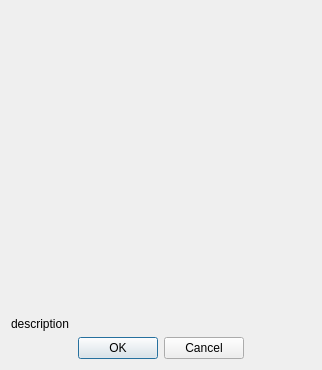
<?xml version="1.0" encoding="UTF-8"?>
<ui version="4.0">
 <class>qrOnlyDialog</class>
 <widget class="QDialog" name="qrOnlyDialog">
  <property name="geometry">
   <rect>
    <x>0</x>
    <y>0</y>
    <width>318</width>
    <height>366</height>
   </rect>
  </property>
  <property name="minimumSize">
   <size>
    <width>0</width>
    <height>0</height>
   </size>
  </property>
  <property name="windowTitle">
   <string>Dialog</string>
  </property>
  <layout class="QVBoxLayout" name="verticalLayout">
   <property name="sizeConstraint">
    <enum>QLayout::SetMinimumSize</enum>
   </property>
   <item>
    <widget class="QRWidget" name="qrWidget" native="true">
     <property name="sizePolicy">
      <sizepolicy hsizetype="Expanding" vsizetype="Expanding">
       <horstretch>0</horstretch>
       <verstretch>0</verstretch>
      </sizepolicy>
     </property>
     <property name="minimumSize">
      <size>
       <width>300</width>
       <height>300</height>
      </size>
     </property>
    </widget>
   </item>
   <item>
    <widget class="QLabel" name="description">
     <property name="sizePolicy">
      <sizepolicy hsizetype="Preferred" vsizetype="Minimum">
       <horstretch>0</horstretch>
       <verstretch>0</verstretch>
      </sizepolicy>
     </property>
     <property name="text">
      <string>description</string>
     </property>
     <property name="alignment">
      <set>Qt::AlignJustify|Qt::AlignVCenter</set>
     </property>
     <property name="wordWrap">
      <bool>true</bool>
     </property>
    </widget>
   </item>
   <item>
    <widget class="QDialogButtonBox" name="buttonBox">
     <property name="standardButtons">
      <set>QDialogButtonBox::Cancel|QDialogButtonBox::Ok</set>
     </property>
     <property name="centerButtons">
      <bool>true</bool>
     </property>
    </widget>
   </item>
  </layout>
 </widget>
 <customwidgets>
  <customwidget>
   <class>QRWidget</class>
   <extends>QWidget</extends>
   <header>qrWidget.h</header>
   <container>1</container>
  </customwidget>
 </customwidgets>
 <resources/>
 <connections>
  <connection>
   <sender>buttonBox</sender>
   <signal>accepted()</signal>
   <receiver>qrOnlyDialog</receiver>
   <slot>accept()</slot>
   <hints>
    <hint type="sourcelabel">
     <x>99</x>
     <y>342</y>
    </hint>
    <hint type="destinationlabel">
     <x>3</x>
     <y>334</y>
    </hint>
   </hints>
  </connection>
  <connection>
   <sender>buttonBox</sender>
   <signal>rejected()</signal>
   <receiver>qrOnlyDialog</receiver>
   <slot>reject()</slot>
   <hints>
    <hint type="sourcelabel">
     <x>217</x>
     <y>342</y>
    </hint>
    <hint type="destinationlabel">
     <x>315</x>
     <y>315</y>
    </hint>
   </hints>
  </connection>
 </connections>
</ui>
